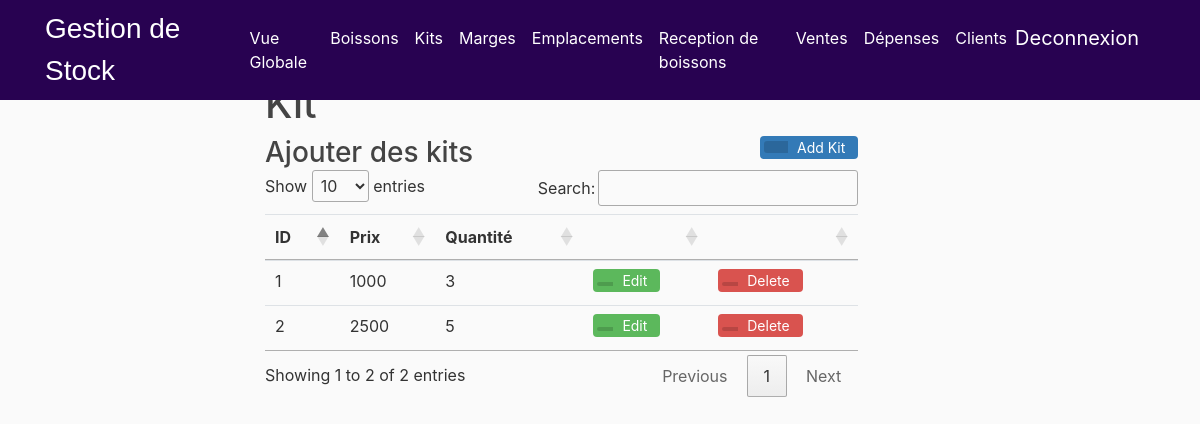
Before: /Kit (signed in) with the older database file.
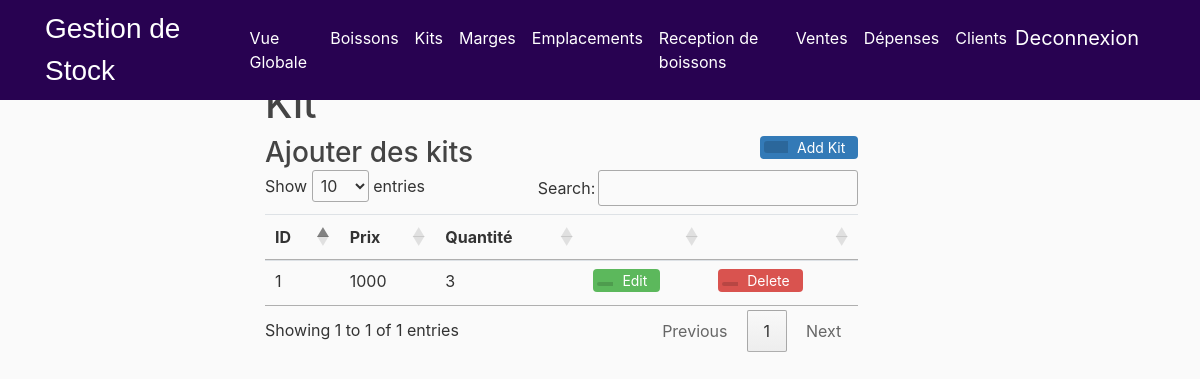
After: the same page with the newer database file.
### flaskinventory/models.py (models this page shows, shortened)
class Kit(db.Model):
    db.__tablename__ = 'kit'
    id = db.Column(db.Integer, primary_key=True)
    price = db.Column(db.Integer, nullable=False)
    qty = db.Column(db.Integer, nullable=False)

### flaskinventory/routes.py (the view, shortened to what this page needs)
@app.route("/Kit", methods=['GET', 'POST'])
@login_required
def kit():
    addkitform = addkit()
    editkitform = editkit()
    kits = Kit.query.all()
    exists = bool(kits)
    print("Edit submitted", editkitform.is_submitted())
    print("Add submitted", addkitform.is_submitted())
    if exists == False and request.method == 'GET':
        flash(f'Kit of products  to view', 'info')
    return render_template('kit.html', title='Kits', form=addkitform, kits=kits, eform=editkitform)

### flaskinventory/forms.py
class addkit(FlaskForm):
    qty = IntegerField('Qte', validators=[DataRequired()])
    price = IntegerField('Prix', validators=[DataRequired()])
    kitsubmit = SubmitField('Save')

class editkit(FlaskForm):
    qty = IntegerField('Qte', validators=[DataRequired()])
    price = IntegerField('Prix', validators=[DataRequired()])
    kiteditsubmit = SubmitField('Save Changes')

### flaskinventory/routes.py (called while the page is built)
@login_manager.user_loader
def user_loader(user_id):
    return User.query.get(user_id)

### flaskinventory/templates/kit.html (shortened to what this page needs)
{% extends "overview.html" %}
{% block content %}
<div class="container">
<h1>Kit</h1>
<div >
  <h3 style="display: inline-block;margin:0;"> Ajouter des kits</h3>
  <button type="button" class="btn btn-add" data-toggle="modal" data-target="#exampleModal">
   <span class="btn-icon-add"></span>Add Kit</button>
</div>
<table class="table table-hover" id="example">
<thead>
 <tr>
   <th>ID</th>
   <th>Prix</th>
   <th>Quantité</th>
   <th></th>
   <th></th>
 </tr>
</thead>
<tbody>
  {% for d in kits %}
  <tr>
    <td>{{d.id}}</td>
    <td>{{d.price}}</td>
    <td>{{d.qty}}</td>
   <td>
       <button type="button" class="btn btn-edit" data-toggle="modal" data-target ="#edit{{d.id}}">
       <span class="btn-icon"></span>Edit</button>
   </td>
   <td>
       {% if current_user.admin %}
      <a href="{{ url_for('delete', id = d.id,type ='kit' )}}">
       <button type="button" class="btn btn-delete">
       <span class="btn-icon"></span>Delete</button>
          {% endif %}
   </td>
 </tr>
{% endfor %}
</tbody>
</table>
</div>
{% endblock content %}

Changed rows visible on the page:
removed Kit: id "2", price "2500", qty "5"
Other visible differences:
text written by a page script: "Show entries Search: Showing 1 to 2 of 2 entries Previous 1 Next" → "Show entries Search: Showing 1 to 1 of 1 entries Previous 1 Next"
